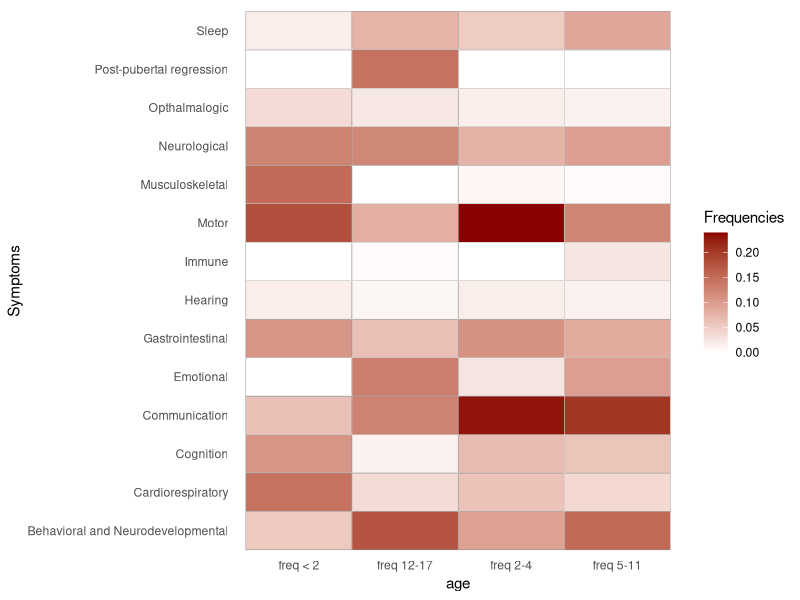
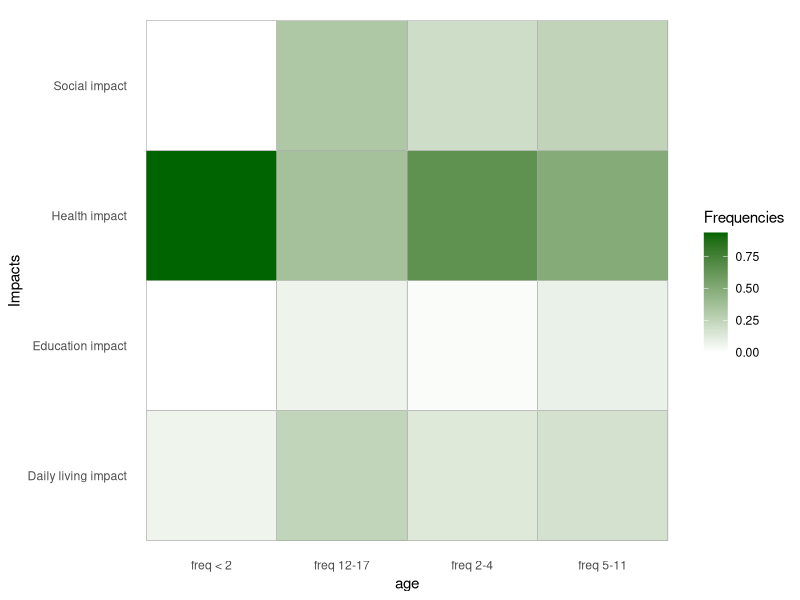
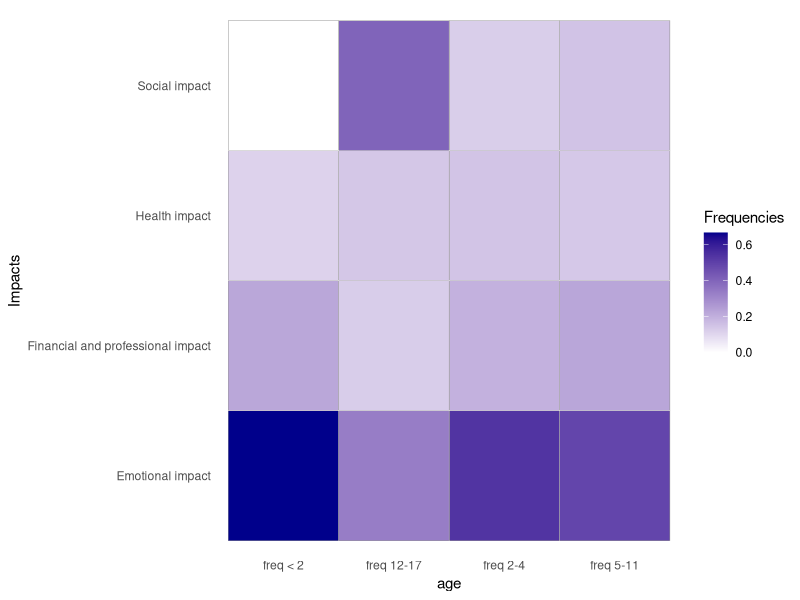

Write R code to recreate these figures, in order.
## ---- chunk 1
knitr::opts_chunk$set(echo = TRUE)
## ---- chunk 2
library(tidyverse)
## ---- chunk 3
#load in data
KS_data <- read.csv("KS_lifespan.csv")

#defining concepts subset data
concepts <- KS_data[2:15, -6]

#rename for ease
concepts <- rename(concepts, Symptoms = `X`)
concepts <- rename(concepts, `< 2` = `under.2.years.of.age..infancy...N.16.`,
                   `2-4` = `X2.4.years.of.age...early.childhood...N.15.`,
                   `5-11` = `X5.11.years.of.age..late.childhood...N.13.`,
                   `12-17` = `X12.17.years.of.age..adolescence.and.teenage.years...N.6.`)

#find sum of individual columns
conc_csums <- colSums(concepts[ , -1])

#divide cell values by column total for frequency
#put frequency values in new columns
concepts <- concepts |>
  mutate(
    `freq < 2` = `< 2` / conc_csums[1],
    `freq 2-4` = `2-4` / conc_csums[2],
    `freq 5-11` = `5-11` / conc_csums[3],
    `freq 12-17` = `12-17` / conc_csums[4]
  )

#format for graphing
concepts_2 <- select(concepts, -`< 2`, -`2-4`, -`5-11`, -`12-17`)
concepts_2 <- pivot_longer(concepts_2, cols = c(`freq < 2`, `freq 2-4`, `freq 5-11`, `freq 12-17`), names_to = "age", values_to = "Frequencies")

#heatmap
 ggplot(concepts_2, aes(x=age, y=Symptoms, fill= Frequencies)) +
   geom_tile(color = "black") +  
   geom_tile(color = "white", fill = NA) +  
   scale_fill_gradient(low="white", high="darkred") +  
   theme_minimal() +  
   theme(panel.grid = element_blank())  
 
## ---- chunk 4
#individual impacts subset data
ind_impacts <- KS_data[18:21, -6]

ind_impacts <- rename(ind_impacts, Impacts = `X`)
ind_impacts <- rename(ind_impacts, `< 2` = `under.2.years.of.age..infancy...N.16.`,
                   `2-4` = `X2.4.years.of.age...early.childhood...N.15.`,
                   `5-11` = `X5.11.years.of.age..late.childhood...N.13.`,
                   `12-17` = `X12.17.years.of.age..adolescence.and.teenage.years...N.6.`)


#find sum of individual columns
ind_csums <- colSums(ind_impacts[ ,-1])

#divide cell values by column total for frequency
#put frequency values in new columns
ind_impacts <- ind_impacts |>
  mutate(
    `freq < 2` = `< 2` / ind_csums[1],
    `freq 2-4` = `2-4` / ind_csums[2],
    `freq 5-11` = `5-11` / ind_csums[3],
    `freq 12-17` = `12-17` / ind_csums[4]
  )

#format for graphing
ind_impacts_2 <- select(ind_impacts, -`< 2`, -`2-4`, -`5-11`, -`12-17`)
ind_impacts_2 <- pivot_longer(ind_impacts_2, cols = c(`freq < 2`, `freq 2-4`, `freq 5-11`, `freq 12-17`), names_to = "age", values_to = "Frequencies")

#heatmap
ggplot(ind_impacts_2, aes(x=age, y=Impacts, fill= Frequencies)) +
   geom_tile(color = "black") +  
   geom_tile(color = "white", fill = NA) +  
   scale_fill_gradient(low="white", high="darkgreen") +  
   theme_minimal() +  
   theme(panel.grid = element_blank()) 
## ---- chunk 5
#caregiver impacts subset data
care_impacts <- KS_data[24:27, -6]

care_impacts <- rename(care_impacts, Impacts = `X`)
care_impacts <- rename(care_impacts, `< 2` = `under.2.years.of.age..infancy...N.16.`,
                   `2-4` = `X2.4.years.of.age...early.childhood...N.15.`,
                   `5-11` = `X5.11.years.of.age..late.childhood...N.13.`,
                   `12-17` = `X12.17.years.of.age..adolescence.and.teenage.years...N.6.`)

#find sum of individual columns
care_csums <- colSums(care_impacts[ ,-1])

#divide cell values by column total for frequency
#put frequency values in new columns
care_impacts <- care_impacts |>
  mutate(
    `freq < 2` = `< 2` / care_csums[1],
    `freq 2-4` = `2-4` / care_csums[2],
    `freq 5-11` = `5-11` / care_csums[3],
    `freq 12-17` = `12-17` / care_csums[4]
  )

#format for graphing
care_impacts_2 <- select(care_impacts, -`< 2`, -`2-4`, -`5-11`, -`12-17`)
care_impacts_2 <- pivot_longer(care_impacts_2, cols = c(`freq < 2`, `freq 2-4`, `freq 5-11`, `freq 12-17`), names_to = "age", values_to = "Frequencies")

#heatmap (looks a little childish. Want to look more sophisticated. Perhaps interactive)
ggplot(care_impacts_2, aes(x=age, y=Impacts, fill= Frequencies)) +
   geom_tile(color = "black") +  
   geom_tile(color = "white", fill = NA) +  
   scale_fill_gradient(low="white", high="darkblue") +  
   theme_minimal() +  
   theme(panel.grid = element_blank()) 


#move x labels to top 
#move scale to the bottom
#figure out how to get it to show out of 1
#figure out title and subtitle
#put on one doc all together
